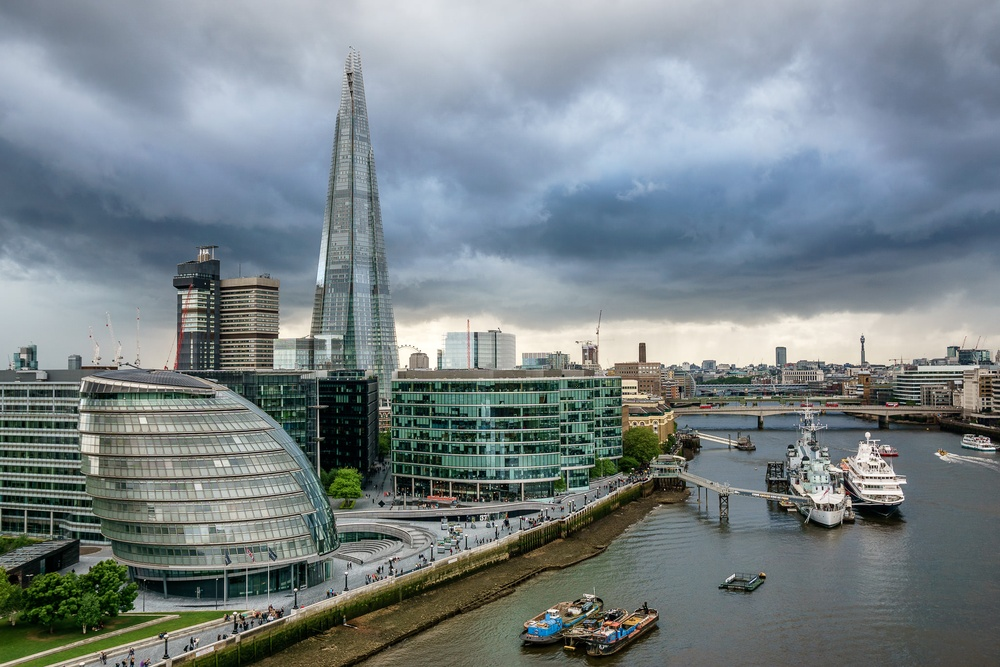
#> input picture assi2img.jpg, 1000 x 667 px, shrunk from 2048 x 1365 before the run
$ jupyter execute --allow-errors Assignment2.ipynb
#> lines starting #> are read from the running program, lines starting #| are printed output that depends on the picture; after the words box and inside, x2 and y2 are one past the last pixel; in counts of white or black regions, pixels touching at a corner belong together
[cell 1]
import cv2
import numpy as np
import matplotlib.pyplot as plt
from skimage.io import imshow, imread

img = cv2.imread("assi2img.jpg")
#> img is the input picture: shape (667, 1000, 3); mean B, G, R 135, 131.1, 120.4
imshow(img)

[cell 2]
plt.figure(figsize=(12,6))
plt.subplot(2,2,1)
plt.imshow(img, cmap='gray')
plt.title("Original Image")
plt.axis("off")

plt.subplot(2,2,2)
plt.hist(img.ravel(), 256, [0,256])
plt.title("Original Histogram")
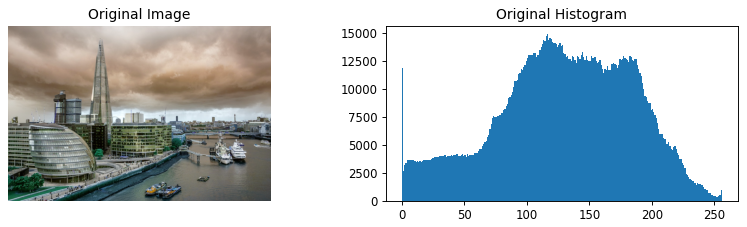
#> figure drawn by matplotlib, 2 panels; B, G, R data is drawn as R, G, B; panel 2: tallest bar 14842 high, from x = 116 to 117

#> (a cell that did not finish here is left out)

[cell 4]
import cv2
import numpy as np
import matplotlib.pyplot as plt
from skimage.io import imshow, imread

img = cv2.imread("assi2img.jpg", cv2.IMREAD_GRAYSCALE)
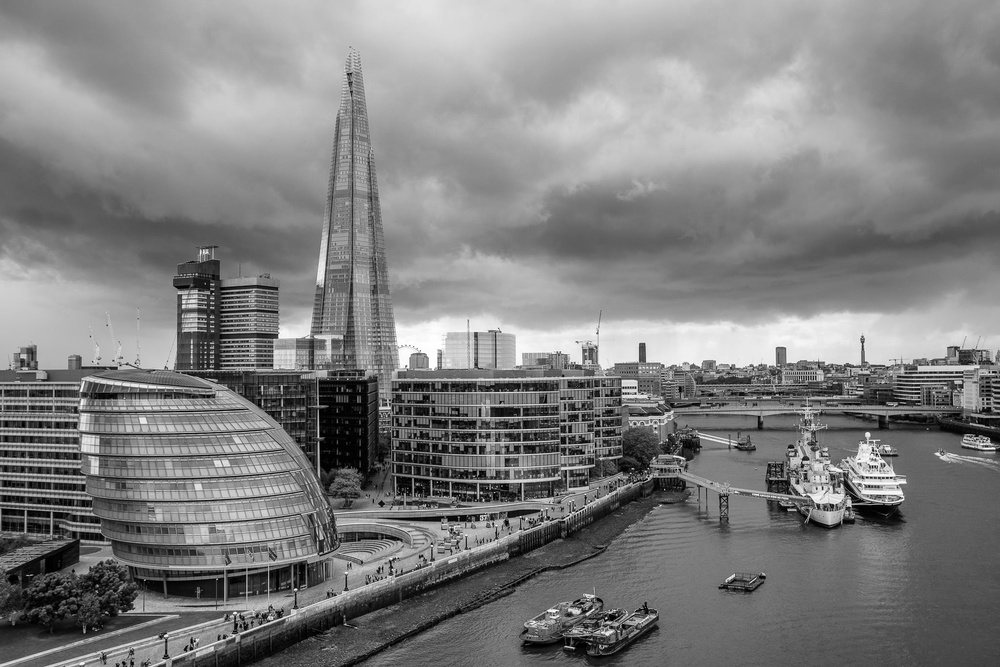
#> img: shape (667, 1000); min 0, max 255, mean 128.3
mean_filter = cv2.blur(img, (5,5))
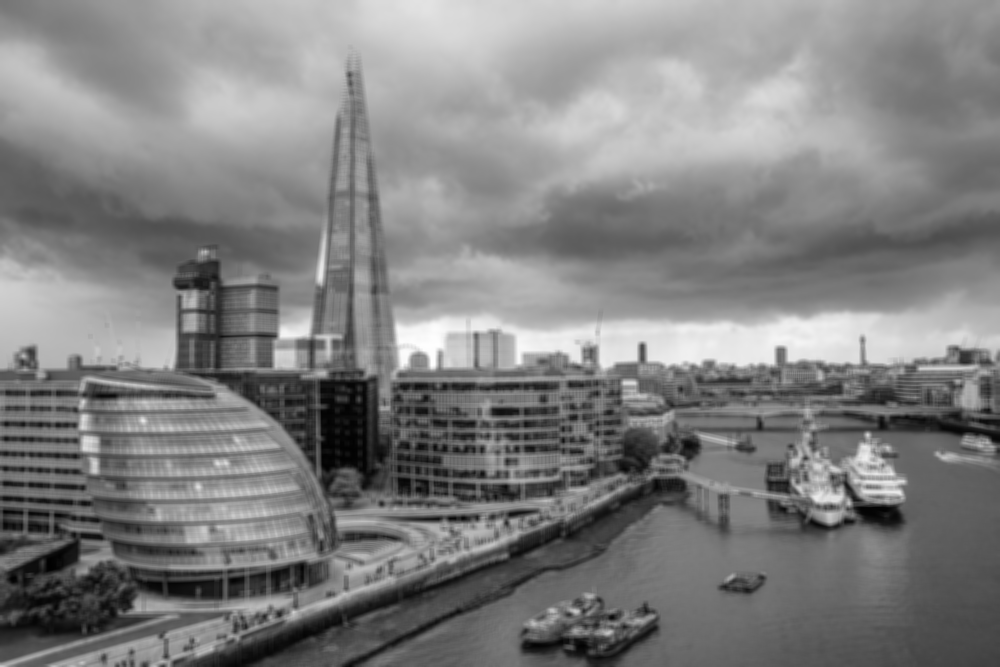
#> mean_filter: shape (667, 1000); min 1, max 254, mean 128.3
imshow(img)

[cell 5]
mean_filter = cv2.blur(img, (5,5))

gaussian_filter = cv2.GaussianBlur(img, (5,5), 1)

median_filter = cv2.medianBlur(img, 5)

[cell 6]
dft = np.fft.fft2(img)
dft_shift = np.fft.fftshift(dft)

rows, cols = img.shape
#> rows = 667; cols = 1000
crow, ccol = rows//2, cols//2
#> crow = 333; ccol = 500
mask = np.zeros((rows, cols), np.uint8)
r = 30
cv2.circle(mask, (ccol, crow), r, 1, thickness=-1)
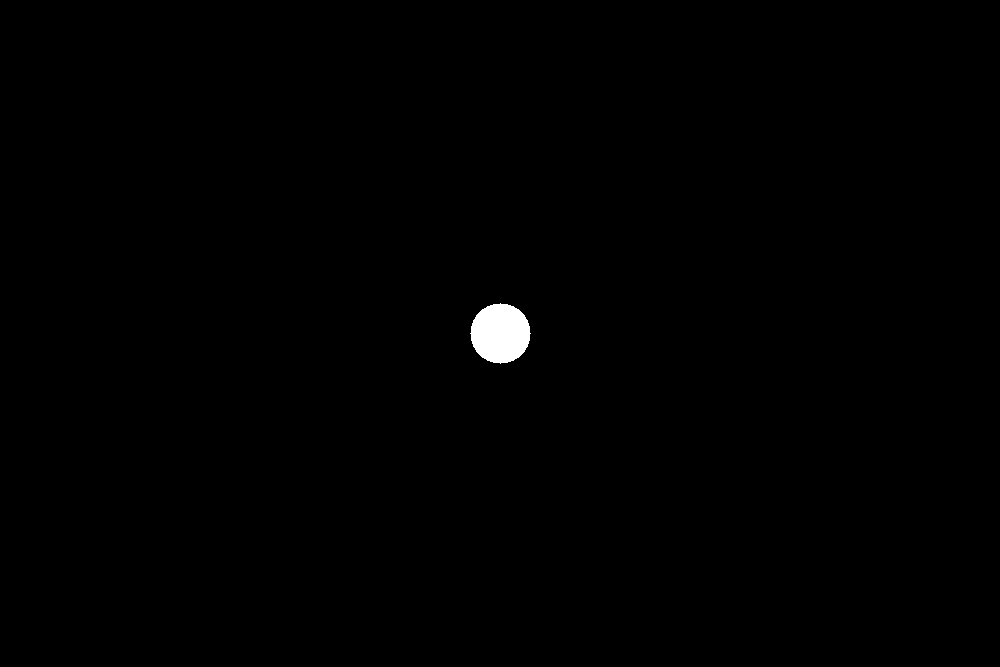
#> mask: shape (667, 1000); values 0 (black) and 1 (white), 0.42% white; 1 white region, box (x1, y1, x2, y2) and area: (470, 303, 531, 364) 2821

low_pass = dft_shift * mask
lpf_img = np.fft.ifft2(np.fft.ifftshift(low_pass))
lpf_img = np.abs(lpf_img)
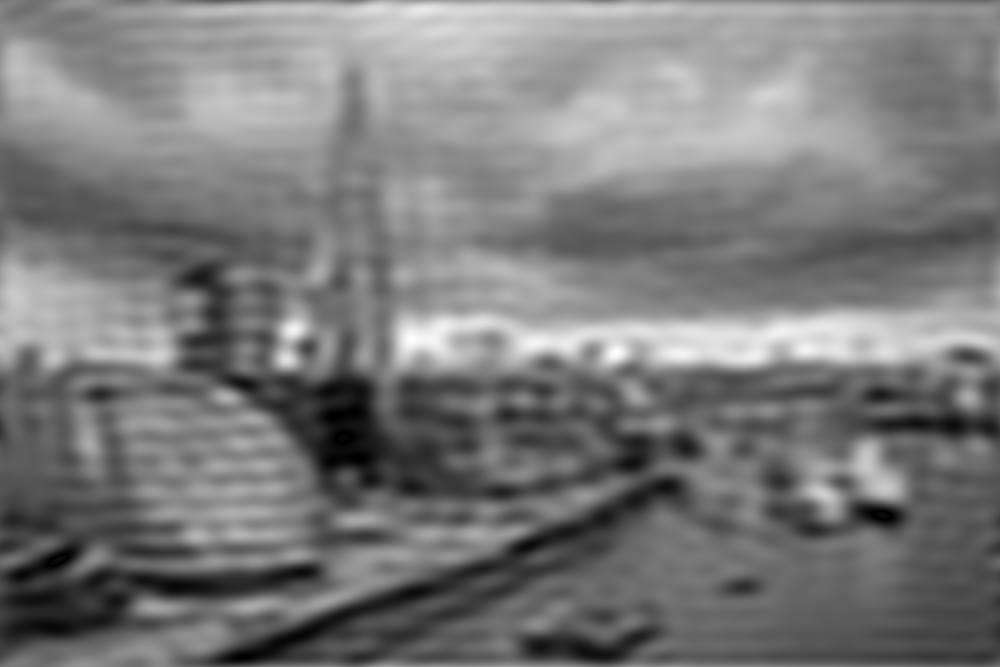
#> lpf_img: shape (667, 1000) float64; min 0.00283, max 266.3, mean 128.3; drawn with min black and max white

mask_high = 1 - mask
high_pass = dft_shift * mask_high
hpf_img = np.fft.ifft2(np.fft.ifftshift(high_pass))
hpf_img = np.abs(hpf_img)
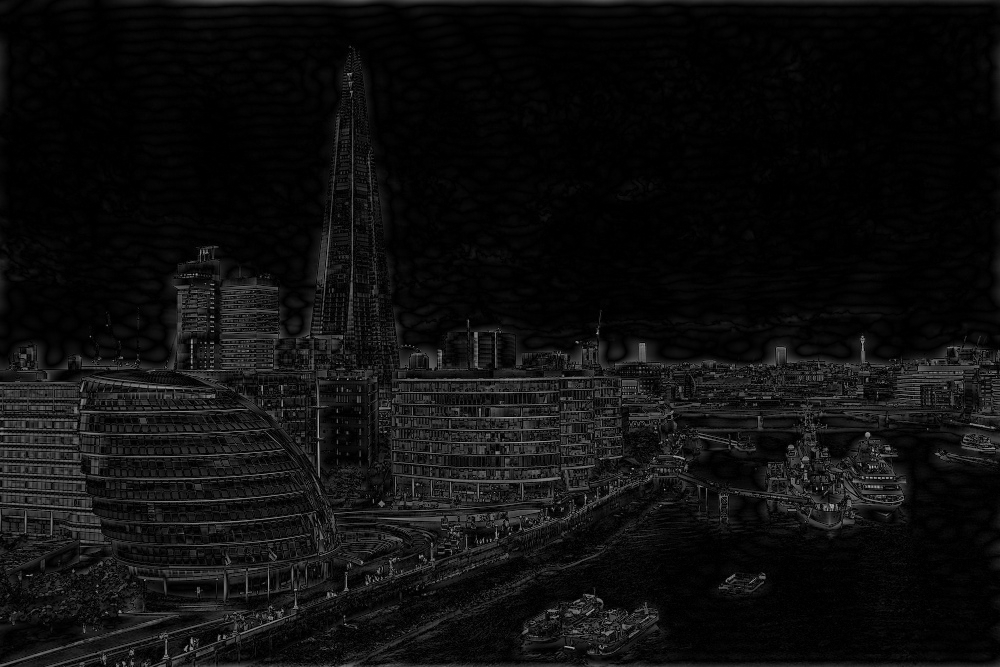
#> hpf_img: shape (667, 1000) float64; min 1.48e-05, max 198.8, mean 14.5

[cell 7]
plt.figure(figsize=(12,10))

plt.subplot(3,3,1), plt.imshow(img, cmap='gray')
plt.title("Original"), plt.axis("off")

# Spatial Domain
plt.subplot(3,3,2), plt.imshow(mean_filter, cmap='gray')
plt.title("Mean Filter"), plt.axis("off")

plt.subplot(3,3,3), plt.imshow(gaussian_filter, cmap='gray')
plt.title("Gaussian Filter"), plt.axis("off")

plt.subplot(3,3,4), plt.imshow(median_filter, cmap='gray')
plt.title("Median Filter"), plt.axis("off")

# Frequency Domain
plt.subplot(3,3,5), plt.imshow(lpf_img, cmap='gray')
plt.title("Low-Pass Filter"), plt.axis("off")

plt.subplot(3,3,6), plt.imshow(hpf_img, cmap='gray')
plt.title("High-Pass Filter"), plt.axis("off")

plt.tight_layout()
plt.show()

$ run again, with assi1img.jpg copied over assi2img.jpg
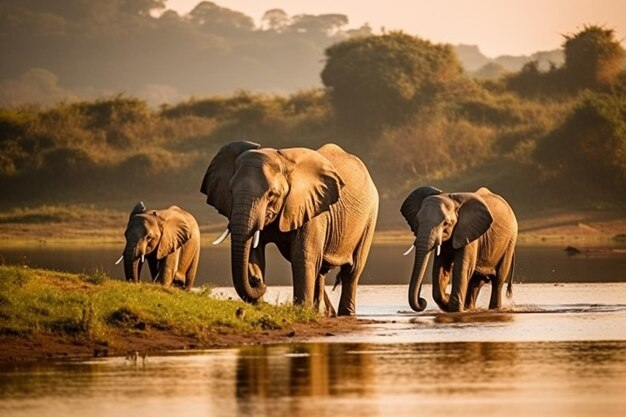
#> input picture assi1img.jpg, 626 x 417 px
#> img is the input picture: shape (417, 626, 3); mean B, G, R 69.8, 107.3, 142.5
#> img: shape (417, 626)
#> `cv2.circle(mask, (ccol, crow), r, 1, thickness=-1)`:
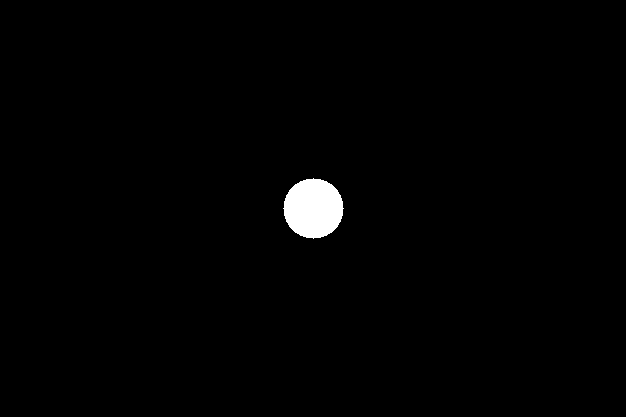
#> mask: shape (417, 626); values 0 (black) and 1 (white), 1.1% white; 1 white region, box (x1, y1, x2, y2) and area: (283, 178, 344, 239) 2821
#> `hpf_img = np.abs(hpf_img)`:
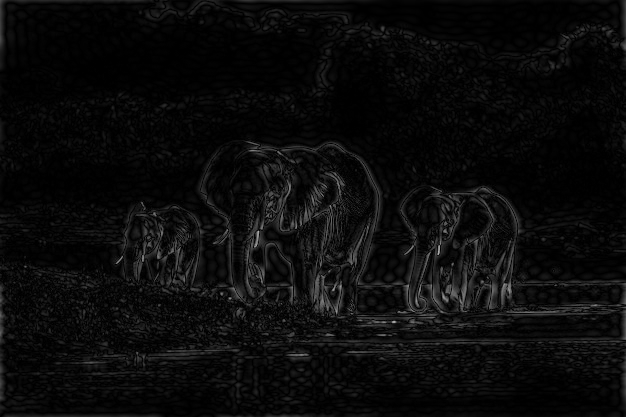
#> hpf_img: shape (417, 626) float64; min 3.3e-05, max 177.1, mean 11.2
